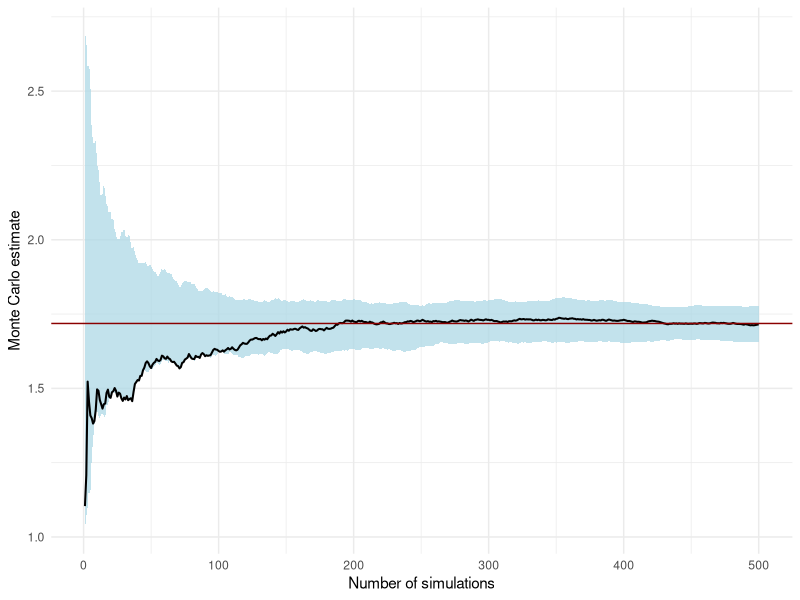
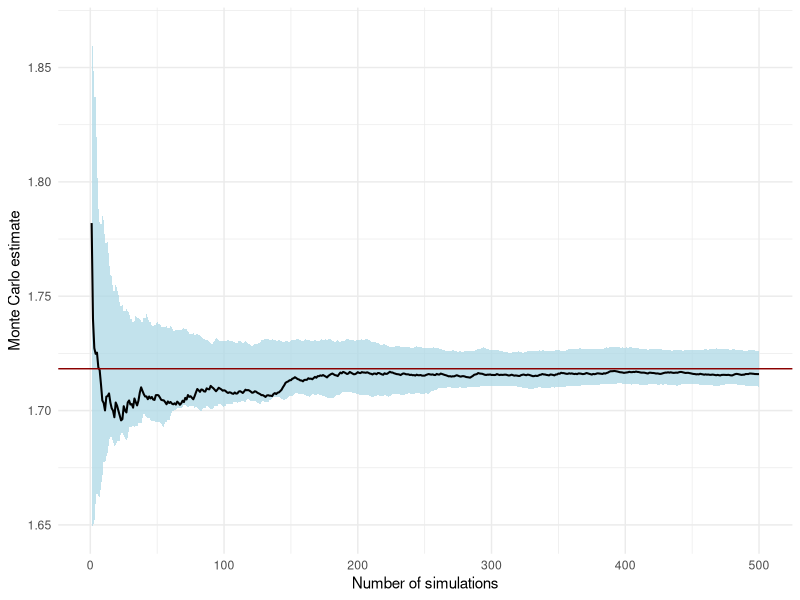
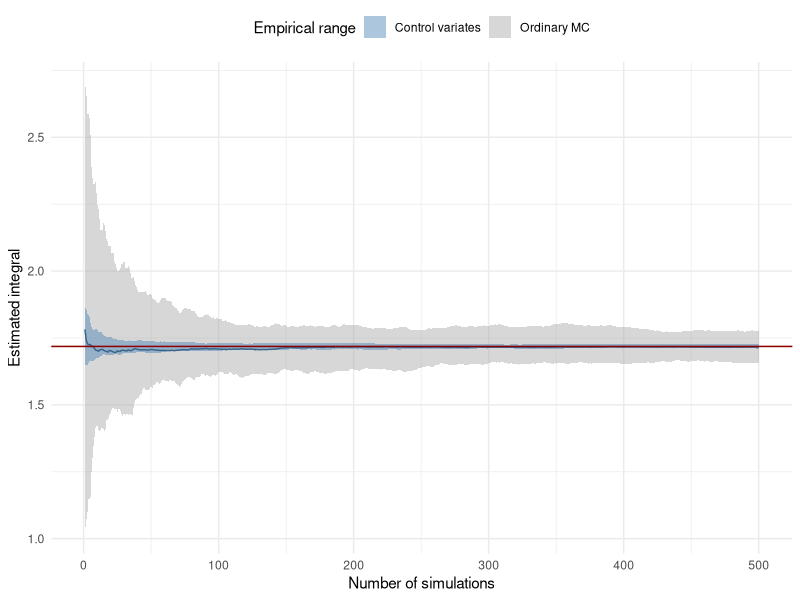

Write the R code that produced these figures, in order.
##########################################################
# Control variate                    
# Author: Jose Antonio Perusquia Cortes
# Afil: Facultad de Ciencias - UNAM
# Module: Stochastic Simulation 
##########################################################

##########################################################
# Libraries 
library(ggplot2)      # Version 4.0.2
library(ggthemes)     # Version 5.2.0
library(dplyr)        # Version 1.2.0
##########################################################

##########################################################
# Estimate integral of exp(x) from 0 to 1 using independent
# uniform (0,1) distributions
# exact probability: exp(1)-1
set.seed(314)
I_true = exp(1) - 1

# We consider m independent Monte Carlo experiments
# each one of size n
m = 100
n = 500

# Ordinary Monte Carlo
U = matrix(runif(n * m),nrow = m, ncol = n, byrow = TRUE)
theta_MC = t(apply(exp(U), 1, cummean))

# Point estimate (the first row) and empirical range
df_theta_MC = data.frame(
  n = 1:n,
  estimate = theta_MC[1, ],
  lower = apply(theta_MC, 2, min),
  upper = apply(theta_MC, 2, max)
)

ggplot(df_theta_MC, aes(x = n)) +
  geom_ribbon(
    aes(ymin = lower, ymax = upper),
    fill = "lightblue",
    alpha = 0.75
  ) +
  geom_line(
    aes(y = estimate),
    linewidth = 0.7
  ) +
  geom_hline(
    yintercept = I_true,
    col = "darkred"
  ) +
  theme_minimal() +
  labs(
    x = "Number of simulations",
    y = "Monte Carlo estimate"
  )
##########################################################

##########################################################
# Control variate using Z=U

# Optimal coefficient
beta = 6 * (3 - exp(1))
Y_CV = exp(U) - beta * (U - 0.5)

# Point estimate and empirical range
theta_CV = t(apply(Y_CV, 1, cummean))

df_theta_CV = data.frame(
  n = 1:n,
  estimate = theta_CV[1, ],
  lower = apply(theta_CV, 2, min),
  upper = apply(theta_CV, 2, max)
)

ggplot(df_theta_CV, aes(x = n)) +
  geom_ribbon(
    aes(ymin = lower, ymax = upper),
    fill = "lightblue",
    alpha = 0.75
  ) +
  geom_line(
    aes(y = estimate),
    linewidth = 0.7
  ) +
  geom_hline(
    yintercept = I_true,
    col = "darkred"
  ) +
  theme_minimal() +
  labs(
    x = "Number of simulations",
    y = "Monte Carlo estimate"
  )

# Comparison of empirical ranges
ggplot() +
  geom_ribbon(
    data = df_theta_MC,
    aes(x = n, ymin = lower, ymax = upper,
        fill = "Ordinary MC"),
    alpha = 0.45
  ) +
  geom_ribbon(
    data = df_theta_CV,
    aes(x = n, ymin = lower, ymax = upper,
        fill = "Control variates"),
    alpha = 0.45
  ) +
  geom_line(
    data = df_theta_CV,
    aes(x = n, y = estimate),
    color = "steelblue4"
  ) +
  geom_hline(
    yintercept = I_true,
    color = "darkred"
  ) +
  scale_fill_manual(
    name = "Empirical range",
    values = c(
      "Ordinary MC" = "grey65",
      "Control variates" = "steelblue"
    )
  ) +
  theme_minimal() +
  theme(legend.position = "top") +
  labs(
    x = "Number of simulations",
    y = "Estimated integral"
  )

# Empirical variance comparison
var_MC = var(theta_MC[, n])
var_CV = var(theta_CV[, n])

c(
  MC = var_MC,
  CV = var_CV,
  Variance_reduction = var_MC / var_CV
)
##########################################################
